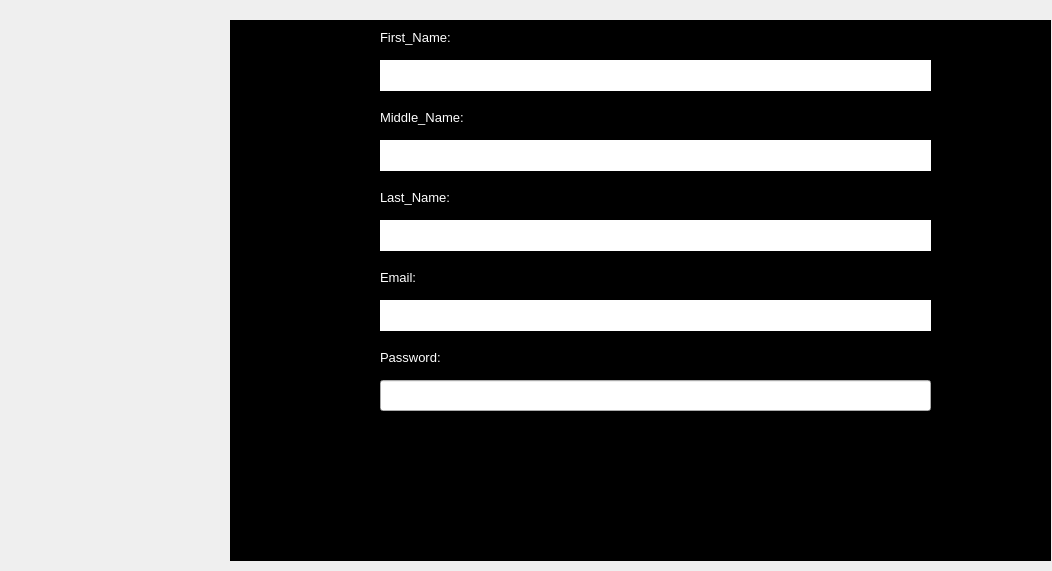
<?xml version="1.0" encoding="UTF-8"?>
<ui version="4.0">
 <class>formregister</class>
 <widget class="QDialog" name="formregister">
  <property name="geometry">
   <rect>
    <x>0</x>
    <y>0</y>
    <width>1052</width>
    <height>571</height>
   </rect>
  </property>
  <property name="windowTitle">
   <string>Dialog</string>
  </property>
  <widget class="QLabel" name="label_2">
   <property name="geometry">
    <rect>
     <x>230</x>
     <y>20</y>
     <width>821</width>
     <height>541</height>
    </rect>
   </property>
   <property name="styleSheet">
    <string notr="true">background-color: rgb(0, 0, 0);</string>
   </property>
   <property name="text">
    <string/>
   </property>
  </widget>
  <widget class="QLabel" name="label">
   <property name="geometry">
    <rect>
     <x>430</x>
     <y>70</y>
     <width>47</width>
     <height>13</height>
    </rect>
   </property>
   <property name="text">
    <string>TextLabel</string>
   </property>
  </widget>
  <widget class="QLabel" name="label_3">
   <property name="geometry">
    <rect>
     <x>380</x>
     <y>30</y>
     <width>101</width>
     <height>16</height>
    </rect>
   </property>
   <property name="text">
    <string>&lt;html&gt;&lt;head/&gt;&lt;body&gt;&lt;p&gt;&lt;span style=&quot; font-size:10pt; color:#ffffff;&quot;&gt;First_Name:&lt;/span&gt;&lt;/p&gt;&lt;/body&gt;&lt;/html&gt;</string>
   </property>
  </widget>
  <widget class="QLabel" name="label_4">
   <property name="geometry">
    <rect>
     <x>380</x>
     <y>60</y>
     <width>551</width>
     <height>31</height>
    </rect>
   </property>
   <property name="styleSheet">
    <string notr="true">background-color: rgb(255, 255, 255);</string>
   </property>
   <property name="text">
    <string/>
   </property>
  </widget>
  <widget class="QLabel" name="label_5">
   <property name="geometry">
    <rect>
     <x>380</x>
     <y>110</y>
     <width>91</width>
     <height>16</height>
    </rect>
   </property>
   <property name="text">
    <string>&lt;html&gt;&lt;head/&gt;&lt;body&gt;&lt;p&gt;&lt;span style=&quot; font-size:10pt; color:#ffffff;&quot;&gt;Middle_Name:&lt;/span&gt;&lt;/p&gt;&lt;/body&gt;&lt;/html&gt;</string>
   </property>
  </widget>
  <widget class="QLabel" name="label_6">
   <property name="geometry">
    <rect>
     <x>380</x>
     <y>140</y>
     <width>551</width>
     <height>31</height>
    </rect>
   </property>
   <property name="styleSheet">
    <string notr="true">background-color: rgb(255, 255, 255);</string>
   </property>
   <property name="text">
    <string/>
   </property>
  </widget>
  <widget class="QLabel" name="label_7">
   <property name="geometry">
    <rect>
     <x>380</x>
     <y>190</y>
     <width>71</width>
     <height>16</height>
    </rect>
   </property>
   <property name="text">
    <string>&lt;html&gt;&lt;head/&gt;&lt;body&gt;&lt;p&gt;&lt;span style=&quot; font-size:10pt; color:#ffffff;&quot;&gt;Last_Name:&lt;/span&gt;&lt;/p&gt;&lt;/body&gt;&lt;/html&gt;</string>
   </property>
  </widget>
  <widget class="QLabel" name="label_8">
   <property name="geometry">
    <rect>
     <x>380</x>
     <y>220</y>
     <width>551</width>
     <height>31</height>
    </rect>
   </property>
   <property name="styleSheet">
    <string notr="true">background-color: rgb(255, 255, 255);</string>
   </property>
   <property name="text">
    <string/>
   </property>
  </widget>
  <widget class="QLabel" name="label_9">
   <property name="geometry">
    <rect>
     <x>380</x>
     <y>270</y>
     <width>47</width>
     <height>13</height>
    </rect>
   </property>
   <property name="text">
    <string>&lt;html&gt;&lt;head/&gt;&lt;body&gt;&lt;p&gt;&lt;span style=&quot; font-size:10pt; color:#ffffff;&quot;&gt;Email:&lt;/span&gt;&lt;/p&gt;&lt;/body&gt;&lt;/html&gt;</string>
   </property>
  </widget>
  <widget class="QLabel" name="label_10">
   <property name="geometry">
    <rect>
     <x>380</x>
     <y>300</y>
     <width>551</width>
     <height>31</height>
    </rect>
   </property>
   <property name="styleSheet">
    <string notr="true">background-color: rgb(255, 255, 255);</string>
   </property>
   <property name="text">
    <string/>
   </property>
  </widget>
  <widget class="QLabel" name="label_11">
   <property name="geometry">
    <rect>
     <x>380</x>
     <y>350</y>
     <width>71</width>
     <height>16</height>
    </rect>
   </property>
   <property name="text">
    <string>&lt;html&gt;&lt;head/&gt;&lt;body&gt;&lt;p&gt;&lt;span style=&quot; font-size:10pt; color:#ffffff;&quot;&gt;Password:&lt;/span&gt;&lt;/p&gt;&lt;/body&gt;&lt;/html&gt;</string>
   </property>
  </widget>
  <widget class="QLineEdit" name="lineEdit">
   <property name="geometry">
    <rect>
     <x>380</x>
     <y>380</y>
     <width>551</width>
     <height>31</height>
    </rect>
   </property>
  </widget>
 </widget>
 <resources/>
 <connections/>
</ui>
